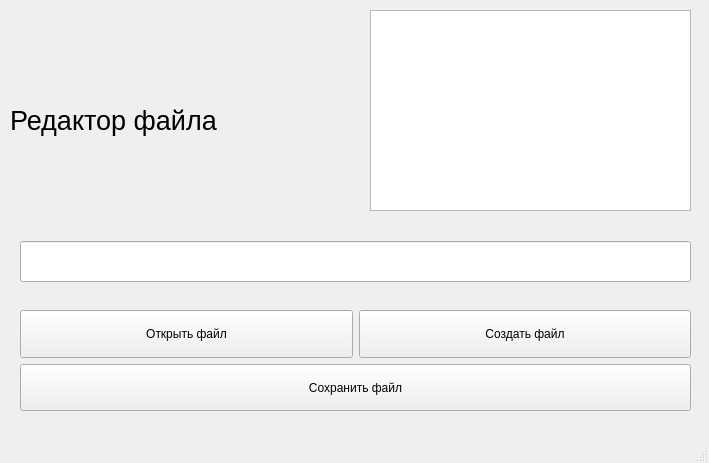
<?xml version="1.0" encoding="UTF-8"?>
<ui version="4.0">
 <class>MainWindow</class>
 <widget class="QMainWindow" name="MainWindow">
  <property name="geometry">
   <rect>
    <x>0</x>
    <y>0</y>
    <width>709</width>
    <height>463</height>
   </rect>
  </property>
  <property name="windowTitle">
   <string>MainWindow</string>
  </property>
  <widget class="QWidget" name="centralwidget">
   <widget class="QLineEdit" name="lineEdit">
    <property name="geometry">
     <rect>
      <x>20</x>
      <y>241</y>
      <width>671</width>
      <height>41</height>
     </rect>
    </property>
    <property name="sizePolicy">
     <sizepolicy hsizetype="Expanding" vsizetype="Expanding">
      <horstretch>0</horstretch>
      <verstretch>0</verstretch>
     </sizepolicy>
    </property>
    <property name="alignment">
     <set>Qt::AlignCenter</set>
    </property>
   </widget>
   <widget class="QPlainTextEdit" name="plainTextEdit">
    <property name="geometry">
     <rect>
      <x>370</x>
      <y>10</y>
      <width>321</width>
      <height>201</height>
     </rect>
    </property>
    <property name="sizePolicy">
     <sizepolicy hsizetype="Expanding" vsizetype="Expanding">
      <horstretch>0</horstretch>
      <verstretch>0</verstretch>
     </sizepolicy>
    </property>
   </widget>
   <widget class="QLabel" name="label">
    <property name="geometry">
     <rect>
      <x>10</x>
      <y>100</y>
      <width>351</width>
      <height>41</height>
     </rect>
    </property>
    <property name="font">
     <font>
      <pointsize>20</pointsize>
     </font>
    </property>
    <property name="text">
     <string>Редактор файла</string>
    </property>
   </widget>
   <widget class="QWidget" name="gridLayoutWidget">
    <property name="geometry">
     <rect>
      <x>20</x>
      <y>310</y>
      <width>671</width>
      <height>101</height>
     </rect>
    </property>
    <layout class="QGridLayout" name="gridLayout">
     <item row="0" column="0">
      <widget class="QPushButton" name="pushButton">
       <property name="sizePolicy">
        <sizepolicy hsizetype="Minimum" vsizetype="Expanding">
         <horstretch>0</horstretch>
         <verstretch>0</verstretch>
        </sizepolicy>
       </property>
       <property name="text">
        <string>Открыть файл</string>
       </property>
      </widget>
     </item>
     <item row="0" column="1">
      <widget class="QPushButton" name="pushButton_3">
       <property name="sizePolicy">
        <sizepolicy hsizetype="Minimum" vsizetype="Expanding">
         <horstretch>0</horstretch>
         <verstretch>0</verstretch>
        </sizepolicy>
       </property>
       <property name="text">
        <string>Создать файл</string>
       </property>
      </widget>
     </item>
     <item row="2" column="0" colspan="2">
      <widget class="QPushButton" name="pushButton_2">
       <property name="sizePolicy">
        <sizepolicy hsizetype="Minimum" vsizetype="Expanding">
         <horstretch>0</horstretch>
         <verstretch>0</verstretch>
        </sizepolicy>
       </property>
       <property name="text">
        <string>Сохранить файл</string>
       </property>
      </widget>
     </item>
    </layout>
   </widget>
  </widget>
  <widget class="QMenuBar" name="menubar">
   <property name="geometry">
    <rect>
     <x>0</x>
     <y>0</y>
     <width>709</width>
     <height>26</height>
    </rect>
   </property>
  </widget>
  <widget class="QStatusBar" name="statusbar"/>
 </widget>
 <resources/>
 <connections/>
</ui>
